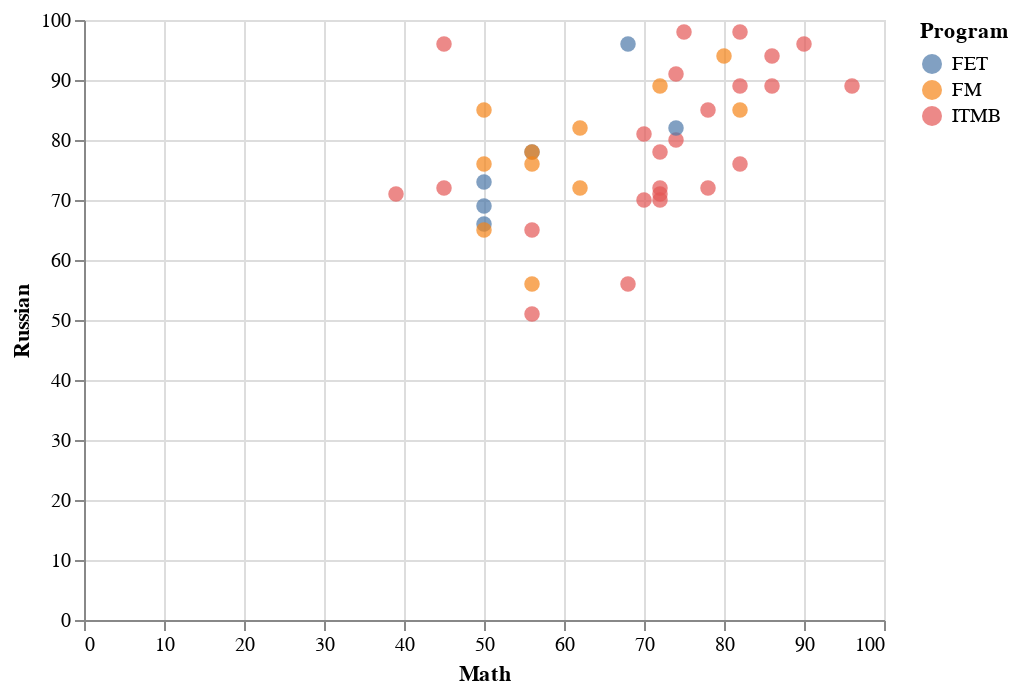

Source (notebook cell):
### Code cell
alt.Chart(df).mark_circle(size=60).encode(
    x='Math',
    y='Russian',
    color='Program',
    tooltip=['Name', 'Total Score']
).interactive()

### Figure 1 — Vega-Lite specification as saved in the notebook (floating-point values rounded to 4 significant figures)
{"config": {"view": {"continuousWidth": 400, "continuousHeight": 300}}, "data": {"name": "data-ac38577e1527655d5d280cebdd647b3d"}, "mark": {"type": "circle", "size": 60}, "encoding": {"color": {"type": "nominal", "field": "Program"}, "tooltip": [{"type": "nominal", "field": "Name"}, {"type": "quantitative", "field": "Total Score"}], "x": {"type": "quantitative", "field": "Math"}, "y": {"type": "quantitative", "field": "Russian"}}, "selection": {"selector002": {"type": "interval", "bind": "scales", "encodings": ["x", "y"]}}, "$schema": "https://vega.github.io/schema/vega-lite/v4.8.1.json", "datasets": {"data-ac38577e1527655d5d280cebdd647b3d": [{"Name": "Абрамов Петр Александрович", "Total Score": 243, "Math": 75.0, "Russian": 98.0, "IT": 70.0, "Program": "ITMB", "Foreign Language": null}, {"Name": "Амерханова Наргиза Артуровна", "Total Score": 286, "Math": 96.0, "Russian": 89.0, "IT": 96.0, "Program": "ITMB", "Foreign Language": null}, {"Name": "Баранов Алексей Алексеевич", "Total Score": 235, "Math": 45.0, "Russian": 96.0, "IT": 94.0, "Program": "ITMB", "Foreign Language": null}, {"Name": "Баубеков Мирас Булатулы", "Total Score": 217, "Math": 70.0, "Russian": 81.0, "IT": 66.0, "Program": "ITMB", "Foreign Language": null}, {"Name": "Богун Владислав Олегович", "Total Score": 242, "Math": 78.0, "Russian": 85.0, "IT": 79.0, "Program": "ITMB", "Foreign Language": null}, {"Name": "Бойченко Анна Дмитриевна", "Total Score": 275, "Math": 86.0, "Russian": 89.0, "IT": 96.0, "Program": "ITMB", "Foreign Language": null}, {"Name": "Воронков Георгий Юрьевич", "Total Score": 184, "Math": 45.0, "Russian": 72.0, "IT": 67.0, "Program": "ITMB", "Foreign Language": null}, {"Name": "Данильченко Илья Владимирович", "Total Score": 253, "Math": 74.0, "Russian": 91.0, "IT": 83.0, "Program": "ITMB", "Foreign Language": null}, {"Name": "Денисова Анна Леонидовна", "Total Score": 217, "Math": 72.0, "Russian": 71.0, "IT": 73.0, "Program": "ITMB", "Foreign Language": null}, {"Name": "Джамалутдинов Тагир Саидович", "Total Score": 192, "Math": 68.0, "Russian": 56.0, "IT": 68.0, "Program": "ITMB", "Foreign Language": null}, {"Name": "Кладько Валерия Михайловна", "Total Score": 240, "Math": 74.0, "Russian": 80.0, "IT": 81.0, "Program": "ITMB", "Foreign Language": null}, {"Name": "Лушкин Максим Дмитриевич", "Total Score": 214, "Math": 70.0, "Russian": 70.0, "IT": 73.0, "Program": "ITMB", "Foreign Language": null}, {"Name": "Марковиченко Максим Сергеевич", "Total Score": 272, "Math": 82.0, "Russian": 98.0, "IT": 88.0, "Program": "ITMB", "Foreign Language": null}, {"Name": "Низамеев Тимур Ирикович", "Total Score": 195, "Math": 72.0, "Russian": 70.0, "IT": 53.0, "Program": "ITMB", "Foreign Language": null}, {"Name": "Полежаев Антон Кириллович", "Total Score": 246, "Math": 82.0, "Russian": 76.0, "IT": 83.0, "Program": "ITMB", "Foreign Language": null}, {"Name": "Попова Анастасия Михайловна", "Total Score": 280, "Math": 86.0, "Russian": 94.0, "IT": 100.0, "Program": "ITMB", "Foreign Language": null}, {"Name": "Потёмкин Матвей Олегович", "Total Score": 223, "Math": 72.0, "Russian": 72.0, "IT": 79.0, "Program": "ITMB", "Foreign Language": null}, {"Name": "Прохорова Анастасия Николаевна", "Total Score": 203, "Math": 72.0, "Russian": 78.0, "IT": 53.0, "Program": "ITMB", "Foreign Language": null}, {"Name": "Савельев Никита Александрович", "Total Score": 241, "Math": 82.0, "Russian": 89.0, "IT": 70.0, "Program": "ITMB", "Foreign Language": null}, {"Name": "Синтялёв Александр Александрович", "Total Score": 175, "Math": 56.0, "Russian": 51.0, "IT": 68.0, "Program": "ITMB", "Foreign Language": null}, {"Name": "Соколов Алексей Дмитриевич", "Total Score": 190, "Math": 39.0, "Russian": 71.0, "IT": 80.0, "Program": "ITMB", "Foreign Language": null}, {"Name": "Турищев Никита Владимирович", "Total Score": 270, "Math": 90.0, "Russian": 96.0, "IT": 84.0, "Program": "ITMB", "Foreign Language": null}, {"Name": "Черкасов Андрей Андреевич", "Total Score": 186, "Math": 56.0, "Russian": 65.0, "IT": 65.0, "Program": "ITMB", "Foreign Language": null}, {"Name": "Черкасов Артём Олегович", "Total Score": 225, "Math": 78.0, "Russian": 72.0, "IT": 75.0, "Program": "ITMB", "Foreign Language": null}, {"Name": "Серегин Алексей Александрович", "Total Score": "перевод", "Math": null, "Russian": null, "IT": null, "Program": "ITMB", "Foreign Language": null}, {"Name": "Ситников Денис Игоревич", "Total Score": "восстанов", "Math": null, "Russian": null, "IT": null, "Program": "ITMB", "Foreign Language": null}, {"Name": "Маринченко Игорь Игоревич", "Total Score": "перевод", "Math": null, "Russian": null, "IT": null, "Program": "ITMB", "Foreign Language": null}, {"Name": "Абдуллаев Шихзагир Шихвелиевич", "Total Score": 183, "Math": 50.0, "Russian": 69.0, "IT": null, "Program": "FET", "Foreign Language": 60.0}, {"Name": "Красовский Матвей Геннадьевич", "Total Score": 213, "Math": 56.0, "Russian": 78.0, "IT": null, "Program": "FET", "Foreign Language": 78.0}, {"Name": "Магомедхажиев Шарип Русланович", "Total Score": 179, "Math": 50.0, "Russian": 73.0, "IT": null, "Program": "FET", "Foreign Language": 56.0}, {"Name": "Панасюк Милена Сергеевна", "Total Score": 251, "Math": 68.0, "Russian": 96.0, "IT": null, "Program": "FET", "Foreign Language": 83.0}, {"Name": "Шалавин Эдуард Александрович", "Total Score": 243, "Math": 74.0, "Russian": 82.0, "IT": null, "Program": "FET", "Foreign Language": 87.0}, {"Name": "Эдиев Хаваж-Баудин Шамильевич", "Total Score": 170, "Math": 50.0, "Russian": 66.0, "IT": null, "Program": "FET", "Foreign Language": 54.0}, {"Name": "Ишханов Герман Арменович", "Total Score": "перевод", "Math": null, "Russian": null, "IT": null, "Program": "FET", "Foreign Language": null}, {"Name": "Агеенко Дмитрий Олегович", "Total Score": 209, "Math": 56.0, "Russian": 78.0, "IT": null, "Program": "FM", "Foreign Language": 75.0}, {"Name": "Бронников Александр Сергеевич", "Total Score": 204, "Math": 50.0, "Russian": 85.0, "IT": null, "Program": "FM", "Foreign Language": 69.0}, {"Name": "Бухнов Алексей Викторович", "Total Score": 253, "Math": 82.0, "Russian": 85.0, "IT": null, "Program": "FM", "Foreign Language": 86.0}, {"Name": "Годжаев Эмир Ильгарович", "Total Score": 204, "Math": 62.0, "Russian": 82.0, "IT": null, "Program": "FM", "Foreign Language": 60.0}, {"Name": "Елизарова Яна Павловна", "Total Score": 262, "Math": 80.0, "Russian": 94.0, "IT": null, "Program": "FM", "Foreign Language": 83.0}, {"Name": "Самохина Диана Романовна", "Total Score": 206, "Math": 56.0, "Russian": 76.0, "IT": null, "Program": "FM", "Foreign Language": 74.0}, {"Name": "Сбруев Григорий Тимурович", "Total Score": 185, "Math": 56.0, "Russian": 56.0, "IT": null, "Program": "FM", "Foreign Language": 73.0}, {"Name": "Скобцова Анна Максимовна", "Total Score": 249, "Math": 72.0, "Russian": 89.0, "IT": null, "Program": "FM", "Foreign Language": 88.0}, {"Name": "Тарабукин Артем Дмитриевич", "Total Score": 212, "Math": 50.0, "Russian": 76.0, "IT": null, "Program": "FM", "Foreign Language": 86.0}, {"Name": "Тихонов Андрей Александрович", "Total Score": 179, "Math": 50.0, "Russian": 65.0, "IT": null, "Program": "FM", "Foreign Language": 64.0}, {"Name": "Юзвович Илья Александрович", "Total Score": 192, "Math": 62.0, "Russian": 72.0, "IT": null, "Program": "FM", "Foreign Language": 58.0}, {"Name": "Соболев Сергей Сергеевич", "Total Score": "восстанов", "Math": null, "Russian": null, "IT": null, "Program": "FM", "Foreign Language": null}, {"Name": "Буркова Светлана Сергеевна", "Total Score": "перевод", "Math": null, "Russian": null, "IT": null, "Program": "FM", "Foreign Language": null}, {"Name": "Ястребов Кирилл Витальевич", "Total Score": "перевод", "Math": null, "Russian": null, "IT": null, "Program": "FM", "Foreign Language": null}]}}
